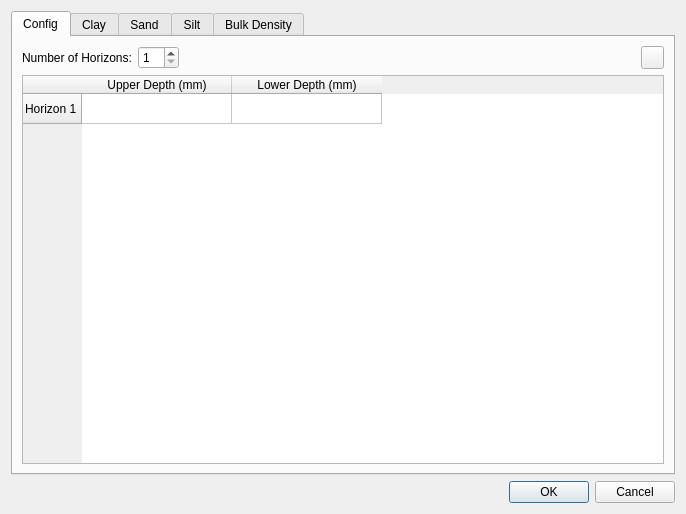
<?xml version="1.0" encoding="UTF-8"?>
<ui version="4.0">
 <class>Dialog</class>
 <widget class="QDialog" name="Dialog">
  <property name="geometry">
   <rect>
    <x>0</x>
    <y>0</y>
    <width>686</width>
    <height>514</height>
   </rect>
  </property>
  <property name="windowTitle">
   <string>Dialog</string>
  </property>
  <layout class="QVBoxLayout" name="verticalLayout">
   <item>
    <widget class="QTabWidget" name="tabWidget_multiHorizonSoilInput">
     <property name="enabled">
      <bool>true</bool>
     </property>
     <property name="currentIndex">
      <number>0</number>
     </property>
     <widget class="QWidget" name="tab_config">
      <attribute name="title">
       <string>Config</string>
      </attribute>
      <layout class="QVBoxLayout" name="verticalLayout_2">
       <item>
        <layout class="QHBoxLayout" name="horizontalLayout_nSoilHorizons">
         <item>
          <widget class="QLabel" name="label_nSoilHorizons">
           <property name="text">
            <string>Number of Horizons:</string>
           </property>
          </widget>
         </item>
         <item>
          <widget class="QSpinBox" name="spinBox_nSoilHorizons">
           <property name="minimum">
            <number>1</number>
           </property>
          </widget>
         </item>
         <item>
          <spacer name="horizontalSpacer_nSoilHorizons">
           <property name="orientation">
            <enum>Qt::Horizontal</enum>
           </property>
           <property name="sizeHint" stdset="0">
            <size>
             <width>40</width>
             <height>20</height>
            </size>
           </property>
          </spacer>
         </item>
         <item>
          <widget class="QPushButton" name="pushButton_addHorizonInputWidgets">
           <property name="minimumSize">
            <size>
             <width>23</width>
             <height>23</height>
            </size>
           </property>
           <property name="maximumSize">
            <size>
             <width>23</width>
             <height>16777215</height>
            </size>
           </property>
           <property name="toolTip">
            <string>Execute All Morphology</string>
           </property>
           <property name="autoFillBackground">
            <bool>false</bool>
           </property>
           <property name="styleSheet">
            <string notr="true">    QPushButton {
        text-align: left;
    }</string>
           </property>
           <property name="text">
            <string/>
           </property>
           <property name="icon">
            <iconset>
             <normaloff>Resources/run.png</normaloff>Resources/run.png</iconset>
           </property>
          </widget>
         </item>
        </layout>
       </item>
       <item>
        <widget class="QTableWidget" name="tableWidget_soilHorizonDepthInputs">
         <property name="minimumSize">
          <size>
           <width>480</width>
           <height>0</height>
          </size>
         </property>
         <attribute name="horizontalHeaderDefaultSectionSize">
          <number>150</number>
         </attribute>
         <row>
          <property name="text">
           <string>Horizon 1</string>
          </property>
         </row>
         <column>
          <property name="text">
           <string>Upper Depth (mm)</string>
          </property>
         </column>
         <column>
          <property name="text">
           <string>Lower Depth (mm)</string>
          </property>
         </column>
        </widget>
       </item>
      </layout>
     </widget>
     <widget class="QWidget" name="tab_clayInputs">
      <attribute name="title">
       <string>Clay</string>
      </attribute>
      <layout class="QVBoxLayout" name="verticalLayout_3">
       <item>
        <widget class="QLabel" name="label_clayDescription">
         <property name="text">
          <string>Select clay (%) layers for each horizon:</string>
         </property>
        </widget>
       </item>
       <item>
        <layout class="QHBoxLayout" name="horizontalLayout_inputClayHorizon1">
         <item>
          <widget class="QLabel" name="label_clayHorizon1">
           <property name="text">
            <string>Horizon 1:</string>
           </property>
          </widget>
         </item>
         <item>
          <widget class="QComboBox" name="comboBox_inputClayLayerHorizon1"/>
         </item>
         <item>
          <widget class="QPushButton" name="pushButton_browsecClayInputHorizon1">
           <property name="maximumSize">
            <size>
             <width>40</width>
             <height>16777215</height>
            </size>
           </property>
           <property name="toolTip">
            <string>Select Project Folder</string>
           </property>
           <property name="text">
            <string>...</string>
           </property>
          </widget>
         </item>
        </layout>
       </item>
       <item>
        <spacer name="verticalSpacer_clayTab">
         <property name="orientation">
          <enum>Qt::Vertical</enum>
         </property>
         <property name="sizeHint" stdset="0">
          <size>
           <width>20</width>
           <height>40</height>
          </size>
         </property>
        </spacer>
       </item>
      </layout>
     </widget>
     <widget class="QWidget" name="tab_sandInputs">
      <attribute name="title">
       <string>Sand</string>
      </attribute>
      <layout class="QVBoxLayout" name="verticalLayout_4">
       <item>
        <widget class="QLabel" name="label_sandDescription">
         <property name="text">
          <string>Select sand (%) layers for each horizon:</string>
         </property>
        </widget>
       </item>
       <item>
        <layout class="QHBoxLayout" name="horizontalLayout_inputSandHorizon1">
         <item>
          <widget class="QLabel" name="label_sandHorizon1">
           <property name="text">
            <string>Horizon 1:</string>
           </property>
          </widget>
         </item>
         <item>
          <widget class="QComboBox" name="comboBox_inputSandLayerHorizon1"/>
         </item>
         <item>
          <widget class="QPushButton" name="pushButton_browseSandInputHorizon1">
           <property name="maximumSize">
            <size>
             <width>40</width>
             <height>16777215</height>
            </size>
           </property>
           <property name="toolTip">
            <string>Select Project Folder</string>
           </property>
           <property name="text">
            <string>...</string>
           </property>
          </widget>
         </item>
        </layout>
       </item>
       <item>
        <spacer name="verticalSpacer_sandTab">
         <property name="orientation">
          <enum>Qt::Vertical</enum>
         </property>
         <property name="sizeHint" stdset="0">
          <size>
           <width>20</width>
           <height>40</height>
          </size>
         </property>
        </spacer>
       </item>
      </layout>
     </widget>
     <widget class="QWidget" name="tab_siltInputs">
      <attribute name="title">
       <string>Silt</string>
      </attribute>
      <layout class="QVBoxLayout" name="verticalLayout_5">
       <item>
        <widget class="QLabel" name="label_siltDescription">
         <property name="text">
          <string>Select silt (%) layers for each horizon:</string>
         </property>
        </widget>
       </item>
       <item>
        <layout class="QHBoxLayout" name="horizontalLayout_inputSiltHorizon1">
         <item>
          <widget class="QLabel" name="label_siltHorizon1">
           <property name="text">
            <string>Horizon 1:</string>
           </property>
          </widget>
         </item>
         <item>
          <widget class="QComboBox" name="comboBox_inputSiltLayerHorizon1"/>
         </item>
         <item>
          <widget class="QPushButton" name="pushButton_browseSiltInputHorizon1">
           <property name="maximumSize">
            <size>
             <width>40</width>
             <height>16777215</height>
            </size>
           </property>
           <property name="toolTip">
            <string>Select Project Folder</string>
           </property>
           <property name="text">
            <string>...</string>
           </property>
          </widget>
         </item>
        </layout>
       </item>
       <item>
        <spacer name="verticalSpacer_siltTab">
         <property name="orientation">
          <enum>Qt::Vertical</enum>
         </property>
         <property name="sizeHint" stdset="0">
          <size>
           <width>477</width>
           <height>211</height>
          </size>
         </property>
        </spacer>
       </item>
      </layout>
     </widget>
     <widget class="QWidget" name="tab_bulkDensityInputs">
      <attribute name="title">
       <string>Bulk Density</string>
      </attribute>
      <layout class="QVBoxLayout" name="verticalLayout_6">
       <item>
        <layout class="QHBoxLayout" name="horizontalLayout">
         <property name="topMargin">
          <number>10</number>
         </property>
         <item>
          <widget class="QLabel" name="label_bulkDensityUnit">
           <property name="text">
            <string>Bulk Density Unit:</string>
           </property>
          </widget>
         </item>
         <item>
          <widget class="QComboBox" name="comboBox_bulkDensityUnit">
           <property name="currentIndex">
            <number>-1</number>
           </property>
           <item>
            <property name="text">
             <string>g/cm3</string>
            </property>
           </item>
           <item>
            <property name="text">
             <string>kg/m3</string>
            </property>
           </item>
           <item>
            <property name="text">
             <string>cg/cm3</string>
            </property>
           </item>
          </widget>
         </item>
        </layout>
       </item>
       <item>
        <widget class="QLabel" name="label_bulkDensityDescription">
         <property name="text">
          <string>Select bulk density (g/cm3) layers for each horizon:</string>
         </property>
        </widget>
       </item>
       <item>
        <layout class="QHBoxLayout" name="horizontalLayout_inputBulkDensityHorizon1">
         <item>
          <widget class="QLabel" name="label_bulkDensityHorizon1">
           <property name="text">
            <string>Horizon 1:</string>
           </property>
          </widget>
         </item>
         <item>
          <widget class="QComboBox" name="comboBox_inputBulkDensityLayerHorizon1"/>
         </item>
         <item>
          <widget class="QPushButton" name="pushButton_browseBulkDensityInputHorizon1">
           <property name="maximumSize">
            <size>
             <width>40</width>
             <height>16777215</height>
            </size>
           </property>
           <property name="toolTip">
            <string>Select Project Folder</string>
           </property>
           <property name="text">
            <string>...</string>
           </property>
          </widget>
         </item>
        </layout>
       </item>
       <item>
        <spacer name="verticalSpacer_bulkDensityTab">
         <property name="orientation">
          <enum>Qt::Vertical</enum>
         </property>
         <property name="sizeHint" stdset="0">
          <size>
           <width>477</width>
           <height>211</height>
          </size>
         </property>
        </spacer>
       </item>
      </layout>
     </widget>
    </widget>
   </item>
   <item>
    <widget class="QDialogButtonBox" name="buttonBox_cancelAndOK">
     <property name="orientation">
      <enum>Qt::Horizontal</enum>
     </property>
     <property name="standardButtons">
      <set>QDialogButtonBox::Cancel|QDialogButtonBox::Ok</set>
     </property>
    </widget>
   </item>
  </layout>
 </widget>
 <resources/>
 <connections>
  <connection>
   <sender>buttonBox_cancelAndOK</sender>
   <signal>accepted()</signal>
   <receiver>Dialog</receiver>
   <slot>accept()</slot>
   <hints>
    <hint type="sourcelabel">
     <x>248</x>
     <y>254</y>
    </hint>
    <hint type="destinationlabel">
     <x>157</x>
     <y>274</y>
    </hint>
   </hints>
  </connection>
  <connection>
   <sender>buttonBox_cancelAndOK</sender>
   <signal>rejected()</signal>
   <receiver>Dialog</receiver>
   <slot>reject()</slot>
   <hints>
    <hint type="sourcelabel">
     <x>316</x>
     <y>260</y>
    </hint>
    <hint type="destinationlabel">
     <x>286</x>
     <y>274</y>
    </hint>
   </hints>
  </connection>
 </connections>
</ui>
